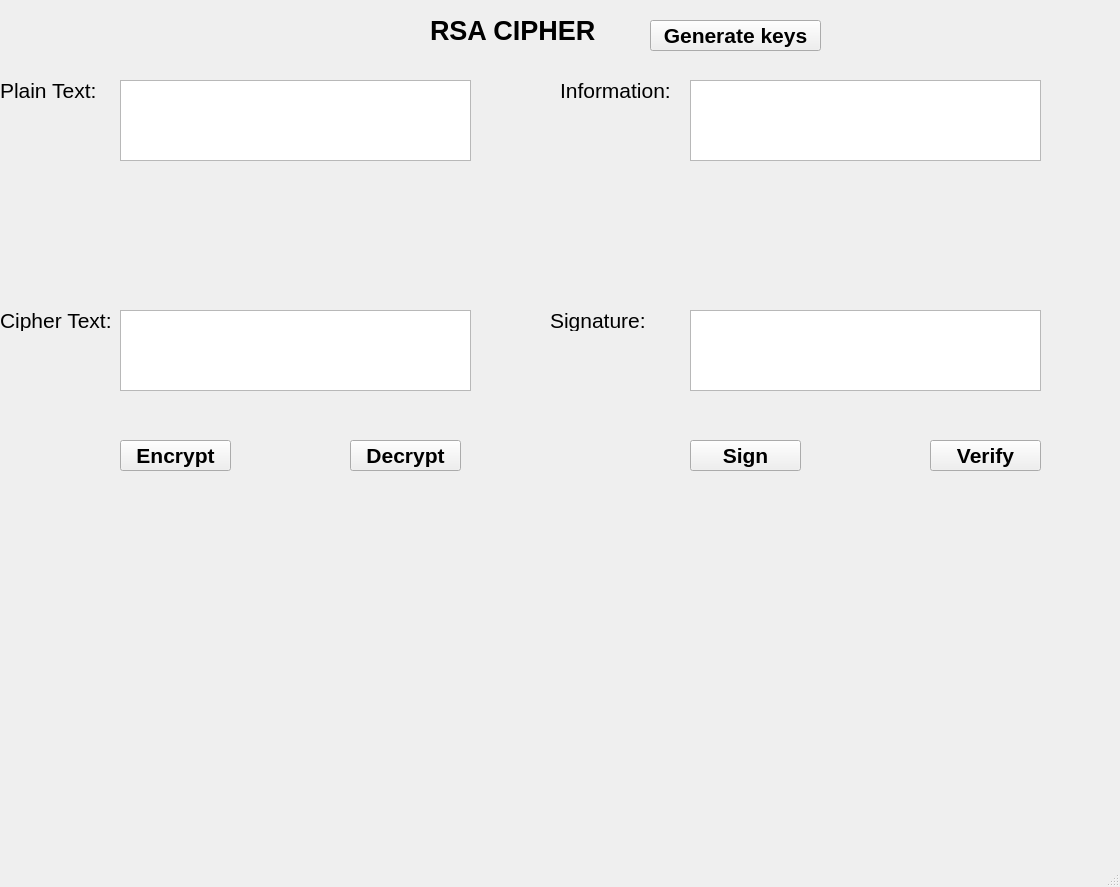
<?xml version="1.0" encoding="UTF-8"?>
<ui version="4.0">
 <class>MainWindow</class>
 <widget class="QMainWindow" name="MainWindow">
  <property name="geometry">
   <rect>
    <x>0</x>
    <y>0</y>
    <width>1120</width>
    <height>887</height>
   </rect>
  </property>
  <property name="windowTitle">
   <string>MainWindow</string>
  </property>
  <widget class="QWidget" name="centralwidget">
   <widget class="QLabel" name="label">
    <property name="geometry">
     <rect>
      <x>430</x>
      <y>0</y>
      <width>171</width>
      <height>61</height>
     </rect>
    </property>
    <property name="font">
     <font>
      <pointsize>20</pointsize>
      <weight>75</weight>
      <bold>true</bold>
     </font>
    </property>
    <property name="text">
     <string>RSA CIPHER</string>
    </property>
   </widget>
   <widget class="QLabel" name="label_2">
    <property name="geometry">
     <rect>
      <x>0</x>
      <y>80</y>
      <width>111</width>
      <height>21</height>
     </rect>
    </property>
    <property name="font">
     <font>
      <pointsize>16</pointsize>
     </font>
    </property>
    <property name="text">
     <string>Plain Text:</string>
    </property>
   </widget>
   <widget class="QLabel" name="label_3">
    <property name="geometry">
     <rect>
      <x>560</x>
      <y>80</y>
      <width>121</width>
      <height>21</height>
     </rect>
    </property>
    <property name="font">
     <font>
      <pointsize>16</pointsize>
     </font>
    </property>
    <property name="text">
     <string>Information:</string>
    </property>
   </widget>
   <widget class="QLabel" name="label_4">
    <property name="geometry">
     <rect>
      <x>0</x>
      <y>310</y>
      <width>111</width>
      <height>21</height>
     </rect>
    </property>
    <property name="font">
     <font>
      <pointsize>16</pointsize>
     </font>
    </property>
    <property name="text">
     <string>Cipher Text:</string>
    </property>
   </widget>
   <widget class="QLabel" name="label_5">
    <property name="geometry">
     <rect>
      <x>550</x>
      <y>310</y>
      <width>111</width>
      <height>21</height>
     </rect>
    </property>
    <property name="font">
     <font>
      <pointsize>16</pointsize>
     </font>
    </property>
    <property name="text">
     <string>Signature:</string>
    </property>
   </widget>
   <widget class="QTextEdit" name="txt_P">
    <property name="geometry">
     <rect>
      <x>120</x>
      <y>80</y>
      <width>351</width>
      <height>81</height>
     </rect>
    </property>
   </widget>
   <widget class="QTextEdit" name="txt_C">
    <property name="geometry">
     <rect>
      <x>120</x>
      <y>310</y>
      <width>351</width>
      <height>81</height>
     </rect>
    </property>
   </widget>
   <widget class="QTextEdit" name="txt_S">
    <property name="geometry">
     <rect>
      <x>690</x>
      <y>310</y>
      <width>351</width>
      <height>81</height>
     </rect>
    </property>
   </widget>
   <widget class="QTextEdit" name="txt_I">
    <property name="geometry">
     <rect>
      <x>690</x>
      <y>80</y>
      <width>351</width>
      <height>81</height>
     </rect>
    </property>
   </widget>
   <widget class="QToolButton" name="btn_E">
    <property name="geometry">
     <rect>
      <x>120</x>
      <y>440</y>
      <width>111</width>
      <height>31</height>
     </rect>
    </property>
    <property name="font">
     <font>
      <pointsize>16</pointsize>
      <weight>75</weight>
      <bold>true</bold>
     </font>
    </property>
    <property name="text">
     <string>Encrypt</string>
    </property>
   </widget>
   <widget class="QToolButton" name="btn_G">
    <property name="geometry">
     <rect>
      <x>650</x>
      <y>20</y>
      <width>171</width>
      <height>31</height>
     </rect>
    </property>
    <property name="font">
     <font>
      <pointsize>16</pointsize>
      <weight>75</weight>
      <bold>true</bold>
     </font>
    </property>
    <property name="text">
     <string>Generate keys</string>
    </property>
   </widget>
   <widget class="QToolButton" name="btn_S">
    <property name="geometry">
     <rect>
      <x>690</x>
      <y>440</y>
      <width>111</width>
      <height>31</height>
     </rect>
    </property>
    <property name="font">
     <font>
      <pointsize>16</pointsize>
      <weight>75</weight>
      <bold>true</bold>
     </font>
    </property>
    <property name="text">
     <string>Sign</string>
    </property>
   </widget>
   <widget class="QToolButton" name="btn_D">
    <property name="geometry">
     <rect>
      <x>350</x>
      <y>440</y>
      <width>111</width>
      <height>31</height>
     </rect>
    </property>
    <property name="font">
     <font>
      <pointsize>16</pointsize>
      <weight>75</weight>
      <bold>true</bold>
     </font>
    </property>
    <property name="text">
     <string>Decrypt</string>
    </property>
   </widget>
   <widget class="QToolButton" name="btn_V">
    <property name="geometry">
     <rect>
      <x>930</x>
      <y>440</y>
      <width>111</width>
      <height>31</height>
     </rect>
    </property>
    <property name="font">
     <font>
      <pointsize>16</pointsize>
      <weight>75</weight>
      <bold>true</bold>
     </font>
    </property>
    <property name="text">
     <string>Verify</string>
    </property>
   </widget>
  </widget>
  <widget class="QMenuBar" name="menubar">
   <property name="geometry">
    <rect>
     <x>0</x>
     <y>0</y>
     <width>1120</width>
     <height>21</height>
    </rect>
   </property>
  </widget>
  <widget class="QStatusBar" name="statusbar"/>
 </widget>
 <resources/>
 <connections/>
</ui>
